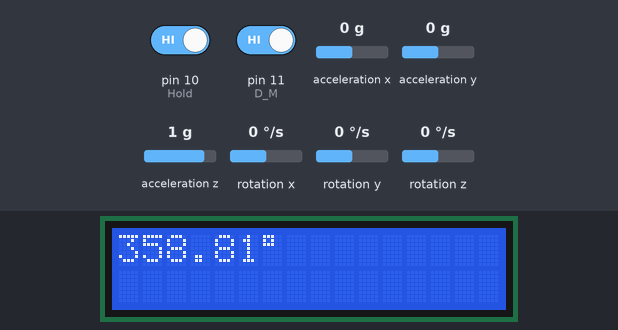
The sketch below on a simulated Arduino Uno, built with avr-gcc and run on an emulated ATmega328P. On the bench: 16×2 character LCD. Wiring (inferred from the names in the program): MPU-6050 motion sensor at I2C address 0x68. The inputs (shaded band) are chosen by the test bench; at power-on: pin 10 (Hold) HIGH, acceleration y 0 g, pin 11 (D_M) HIGH, acceleration z 1 g, acceleration x 0 g, rotation x 0 °/s, rotation y 0 °/s, rotation z 0 °/s. What the sketch prints to the serial monitor is not drawn.

Above: at 2.2 s.
2.3 s: pin 10 (Hold) driven LOW
At 3.9 s:
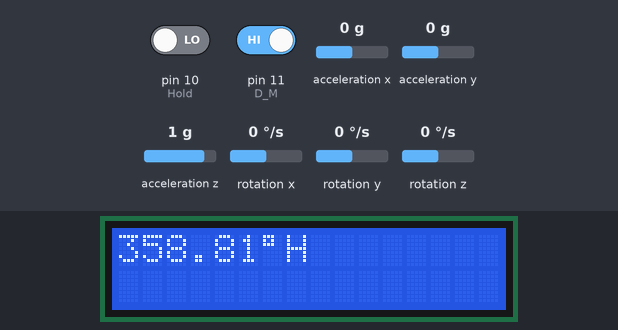
5.5 s: acceleration y set to -1.4 g
At 7.7 s:
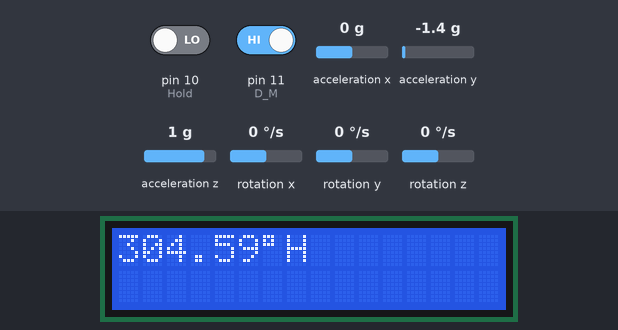
8.7 s: pin 11 (D_M) driven LOW
At 10.2 s:
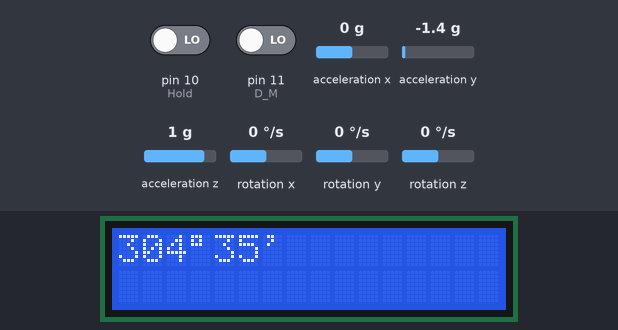
11.9 s: acceleration z set to -1.4 g
At 14.6 s:
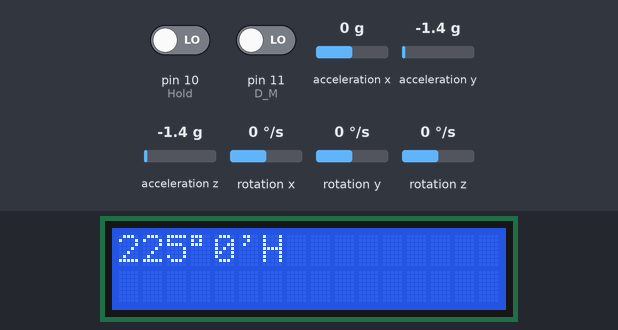
15.1 s: acceleration y set to -0.8 g
At 17.5 s:
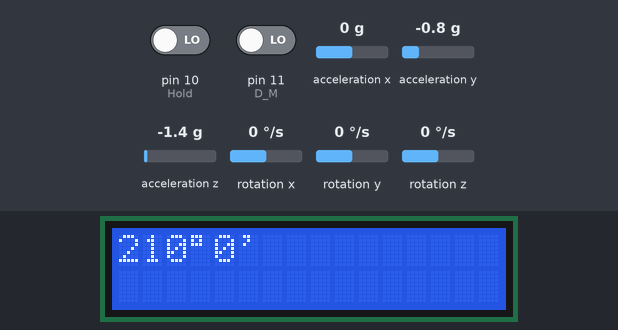
18.3 s: pin 10 (Hold) driven HIGH
At 20.0 s:
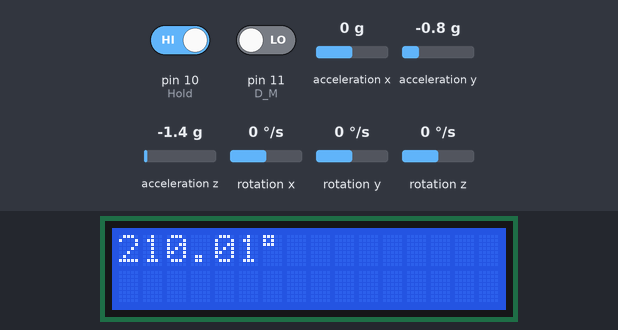
Timing chart, 0 to 21.5 s (numbered marks = the images above; inputs shaded):
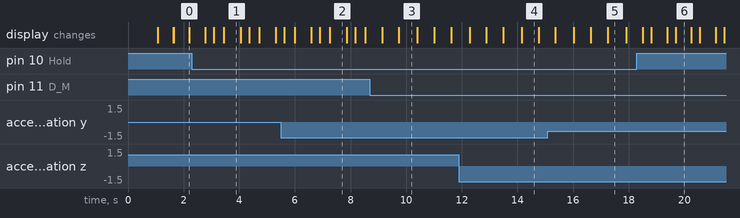

Measured:
- what the display in image 0 shows lasts 0.6 s, from 1.6 s to 2.2 s
- what the display in image 3 shows lasts 0.7 s, from 9.7 s to 10.4 s

The sketch:

03-Code_IMU.ino
```cpp
#include <LiquidCrystal.h>
#include <SoftwareSerial.h>
#include <Wire.h>

#define TOG_BIT(VAR,BIT)  VAR ^=  (1 << (BIT))
#define GET_BIT(VAR,BIT)  ((VAR >> BIT) & 1  )
#define SET_BIT(VAR,BIT)  VAR |=  (1 << (BIT))
#define CLR_BIT(VAR,BIT)  VAR &= ~(1 << (BIT))

// define lcd 16 x 2pins
#define d4 2
#define d5 3
#define d6 4
#define d7 5
#define en 6
#define rs 7

// Switches
#define  Hold   10
#define  D_M    11

//Analog read from pot
//#define  A0     8

#define TxD 8
#define RxD 9

#define degree_symbol "\337"
#define degree_symbol2  (char)176

float degree,Minute;
char Flag = 3;
float angle;
const int MPU_addr=0x68;         //I2C MPU6050 Address
int16_t axis_X,axis_Y,axis_Z;
int minVal=265;
int maxVal=402;
double x;
double y;
double z;
int pos = 0;

LiquidCrystal lcd(rs, en, d4, d5, d6, d7);
SoftwareSerial mySerial(RxD, TxD);

void FLAG_VAL(void);
float mapf(float x, float in_min, float in_max, float out_min, float out_max);


void setup() {

  //pinMode(A0,INPUT);

  pinMode(Hold,INPUT);
  pinMode(D_M,INPUT);

  // Initialization
  Serial.begin(9600);
  mySerial.begin(9600);
  lcd.begin(16, 2);
  lcd.setCursor(0,0);
  Wire.begin();                        //Begins I2C communication
  Wire.beginTransmission(MPU_addr);    //Begins Transmission with MPU6050
  Wire.write(0x6B);                    //Puts MPU6050 in Sleep Mode
  Wire.write(0);                       //Puts MPU6050 in power mode
  Wire.endTransmission(true);          //Ends Trasmission
  delay(1000);
}

void loop() {
 //adcVal = analogRead(A0);
 //angle = mapf(adcVal,0.001,1023.001,0.001,330.001); // mapping float values from analog to pot values
  Wire.beginTransmission(MPU_addr); //Begins I2C transmission
  Wire.write(0x3B);                 //Start with register 0x3B (ACCEL_XOUT_H)
  Wire.endTransmission(false);
  Wire.requestFrom(MPU_addr,14,true); //Request 14 Registers from MPU6050

  axis_X=Wire.read()<<8|Wire.read(); //Obtain 0x3B (ACCEL_XOUT_H) & 0x3C (ACCEL_XOUT_L)
  axis_Y=Wire.read()<<8|Wire.read(); //0x3B (ACCEL_YOUT_H) & 0x3C (ACCEL_YOUT_L)
  axis_Z=Wire.read()<<8|Wire.read(); //0x3B (ACCEL_ZOUT_H) & 0x3C (ACCEL_ZOUT_L)

  int xAng = map(axis_X,minVal,maxVal,-90,90);
  int yAng = map(axis_Y,minVal,maxVal,-90,90);
  int zAng = map(axis_Z,minVal,maxVal,-90,90);
  x = RAD_TO_DEG * (atan2(-yAng, -zAng)+PI);     //Formula to calculate x values in degree
  int pos = map(x,0,180,0,180); // As X value is from 0 to 360 deg
  angle = x;
  FLAG_VAL(); // call function to check flags

    if(!GET_BIT(Flag,0)) // if D/M is pressed once
    {
      degree = angle;
      Minute = (angle - (int)degree ) * 60.0;
      // Print values to LCD
      lcd.print((int)degree);
      lcd.print(degree_symbol);
      lcd.print((int)Minute);
      lcd.print("'");
      // Print values to serial monitor
      Serial.println(" ");
      Serial.println("******* Value *******");
      Serial.print((int)degree);
      Serial.print("°");
      Serial.print((int)Minute);
      Serial.print("'");
      Serial.println(" ");
      Serial.println("*********************");
      // Print values to BTM ( Bluetooth Module )
      mySerial.println(" ");
      mySerial.println("******* Value *******");
      mySerial.print(degree);
      mySerial.print("°");
      mySerial.print(Minute);
      mySerial.print("'");
      mySerial.println(" ");
      mySerial.println("*********************");
      }
    else // (digitalRead(D_M) == 1) // if D/M pressed again
    {
      // Print values to LCD
      lcd.print(angle);
      lcd.print(degree_symbol);
      // Print values to Serial Monitor
      Serial.println(" ");
      Serial.println("******* Value *******");
      Serial.print(angle);
      Serial.print("°");
      Serial.print(" ");
      Serial.println(" ");
      Serial.println("*********************");
      // Print values to BTM
      mySerial.println(" ");
      mySerial.println("******* Value *******");
      mySerial.print(angle);
      mySerial.print("°");
      mySerial.print(" ");
      mySerial.println(" ");
      mySerial.println("*********************");
    }

    while(!GET_BIT(Flag,1)) // If Hold is pressed
    {
      FLAG_VAL(); // Keep checking the change in flags
      if(GET_BIT(Flag,2))
      {
        Serial.print('H');
        lcd.print('H');
      }
      CLR_BIT(Flag,2);
      delay(100);

    };

  delay(500);
  lcd.clear();
  lcd.setCursor(0,0);
}


void FLAG_VAL(void)
{
  if(!digitalRead(D_M))
  {
    TOG_BIT(Flag,0);
    delay(300);
  }
  if(!digitalRead(Hold))
  {
    TOG_BIT(Flag,1);
    SET_BIT(Flag,2);
    delay(300);
  }
}

float mapf(float x, float in_min, float in_max, float out_min, float out_max)
{
  return (x - in_min) * (out_max - out_min) / (in_max - in_min) + out_min;
}
```
